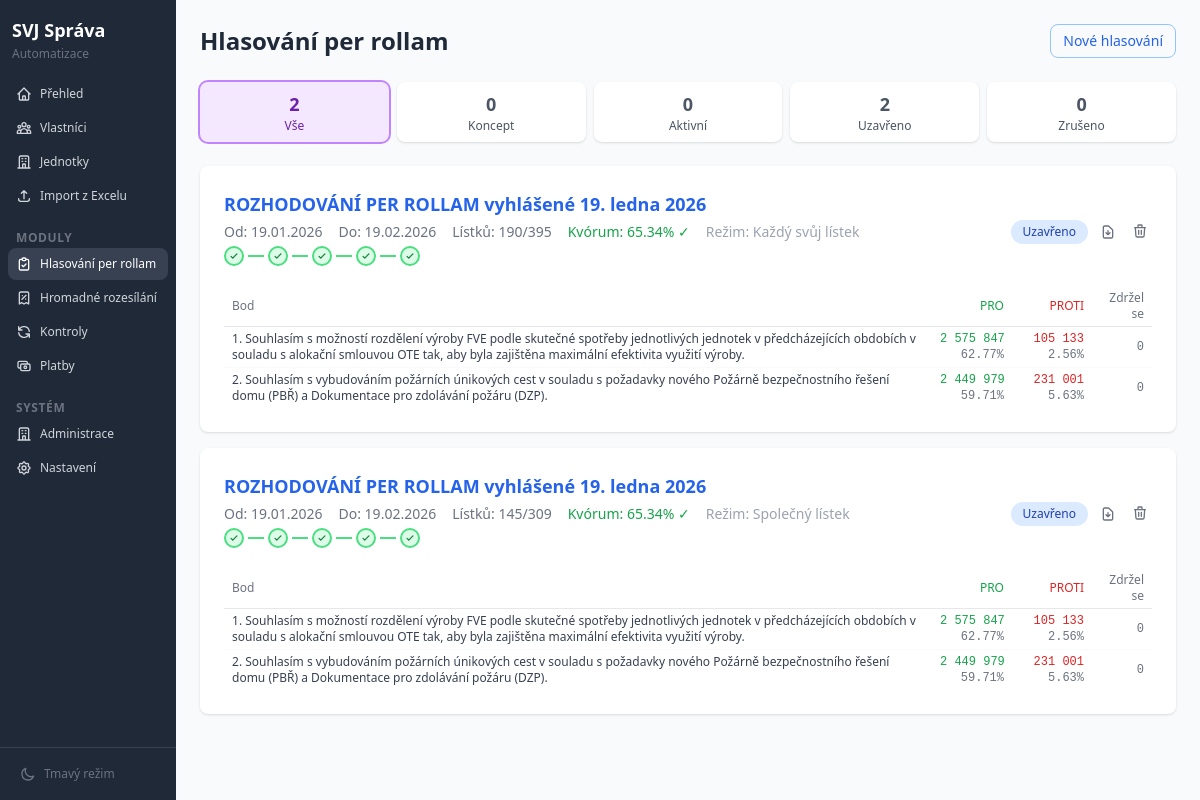
The app's page /hlasovani/ with its own data.
### app/models/voting.py (models this page shows, shortened)
class Voting(Base):
    __tablename__ = "votings"
    id = Column(Integer, primary_key=True)
    title = Column(String(300), nullable=False)
    description = Column(Text, nullable=True)
    status = Column(Enum(VotingStatus), default=VotingStatus.DRAFT, index=True)
    template_path = Column(String(500), nullable=True)
    start_date = Column(Date, nullable=True)
    end_date = Column(Date, nullable=True)
    total_votes_possible = Column(Integer, default=0)
    quorum_threshold = Column(Float, default=0.5)
    partial_owner_mode = Column(String(20), default="shared")  # shared / separate
    import_column_mapping = Column(Text, nullable=True)  # JSON string
    created_at = Column(DateTime, default=datetime.utcnow)
    updated_at = Column(DateTime, default=datetime.utcnow, onupdate=datetime.utcnow)
    items = relationship(
        "VotingItem", back_populates="voting", cascade="all, delete-orphan",
        order_by="VotingItem.order",
    )
    ballots = relationship("Ballot", back_populates="voting", cascade="all, delete-orphan")

class VotingItem(Base):
    __tablename__ = "voting_items"
    id = Column(Integer, primary_key=True)
    voting_id = Column(Integer, ForeignKey("votings.id"), nullable=False, index=True)
    order = Column(Integer, nullable=False)
    title = Column(String(500), nullable=False)
    description = Column(Text, nullable=True)
    voting = relationship("Voting", back_populates="items")
    votes = relationship("BallotVote", back_populates="voting_item", cascade="all, delete-orphan")

### app/routers/voting/session.py (the view)
@router.get("/")
async def voting_list(
    request: Request,
    back: str = Query("", alias="back"),
    stav: str = Query("", alias="stav"),
    db: Session = Depends(get_db),
):
    q = db.query(Voting).options(joinedload(Voting.items))
    if stav:
        q = q.filter(Voting.status == stav)
    votings = q.order_by(Voting.created_at.desc()).all()
    status_rows = db.query(Voting.status, func.count(Voting.id)).group_by(Voting.status).all()
    status_counts = {"all": sum(cnt for _, cnt in status_rows)}
    for st, cnt in status_rows:
        status_counts[st.value] = cnt
    declared_shares = _get_declared_shares(db)
    proc_count_q = (
        db.query(Ballot.voting_id, func.count(Ballot.id))
        .filter(Ballot.status == BallotStatus.PROCESSED)
        .group_by(Ballot.voting_id)
        .all()
    )
    voted_ids = (
        db.query(BallotVote.ballot_id)
        .filter(BallotVote.vote.isnot(None))
        .distinct()
        .subquery()
    )
    proc_votes_q = (
        db.query(Ballot.voting_id, func.coalesce(func.sum(Ballot.total_votes), 0))
        .filter(Ballot.status == BallotStatus.PROCESSED)
        .filter(Ballot.id.in_(db.query(voted_ids.c.ballot_id)))
        .group_by(Ballot.voting_id)
        .all()
    )
    ballot_agg = {}
    for vid, pcount in proc_count_q:
        ballot_agg[vid] = {"processed_count": pcount, "processed_votes": 0}
    for vid, pvotes in proc_votes_q:
        ballot_agg.setdefault(vid, {"processed_count": 0, "processed_votes": 0})
        ballot_agg[vid]["processed_votes"] = pvotes
    item_stats_q = (
        db.query(
            BallotVote.voting_item_id,
            func.coalesce(func.sum(case(
                (BallotVote.vote == VoteValue.FOR, BallotVote.votes_count), else_=0
            )), 0).label("votes_for"),
            func.coalesce(func.sum(case(
                (BallotVote.vote == VoteValue.AGAINST, BallotVote.votes_count), else_=0
            )), 0).label("votes_against"),
            func.coalesce(func.sum(case(
                (BallotVote.vote == VoteValue.ABSTAIN, BallotVote.votes_count), else_=0
            )), 0).label("votes_abstain"),
        )
        .join(Ballot, BallotVote.ballot_id == Ballot.id)
        .filter(Ballot.status == BallotStatus.PROCESSED)
        .group_by(BallotVote.voting_item_id)
        .all()
    )
    item_agg = {}
    for item_id, vf, va, vab in item_stats_q:
        item_agg[item_id] = {"votes_for": vf, "votes_against": va, "votes_abstain": vab}
    voting_stats = {}
    for voting in votings:
        total = declared_shares or 1
        ba = ballot_agg.get(voting.id, {"processed_count": 0, "processed_votes": 0})
        processed_votes = ba["processed_votes"]
        item_results = []
        for item in voting.items:
            ia = item_agg.get(item.id, {"votes_for": 0, "votes_against": 0, "votes_abstain": 0})
            item_results.append({
                "item": item,
                "votes_for": ia["votes_for"],
                "votes_against": ia["votes_against"],
                "votes_abstain": ia["votes_abstain"],
                "pct_for": round(ia["votes_for"] / total * 100, 2) if total else 0,
                "pct_against": round(ia["votes_against"] / total * 100, 2) if total else 0,
            })
        wizard = _voting_wizard(voting)
        voting_stats[voting.id] = {
            "processed_count": ba["processed_count"],
            "processed_votes": processed_votes,
            "quorum_pct": round(processed_votes / declared_shares * 100, 2) if declared_shares else 0,
            "quorum_reached": processed_votes / declared_shares >= voting.quorum_threshold if declared_shares else False,
            "item_results": item_results,
            "wizard_step": wizard["wizard_current"],
            **wizard,
        }
    list_url = build_list_url(request)
    return templates.TemplateResponse("voting/index.html", {
        "request": request,
        "active_nav": "voting",
        "votings": votings,
        "voting_stats": voting_stats,
        "status_counts": status_counts,
        "current_stav": stav,
        "back_url": back,
        "list_url": list_url,
    })

### app/templates/voting/index.html (shortened to what this page needs)
{% extends "base.html" %}
{% block content %}
<div class="flex items-center justify-between mb-6">
    <h1 class="text-2xl font-bold text-gray-800">Hlasování per rollam</h1>
    <a href="/hlasovani/nova" class="px-3 py-1.5 text-sm font-medium text-blue-600 border border-blue-300 rounded-lg hover:bg-blue-50 transition-colors">
        Nové hlasování
    </a>
</div>
{% set _base = "/hlasovani?" ~ ("back=" ~ (back_url|urlencode) ~ "&" if back_url else "") %}
<div class="flex gap-2 mb-6">
    <a href="{{ _base }}stav="
       class="flex-1 flex flex-col items-center py-2 px-3 rounded-lg text-center transition-colors
              {% if not current_stav %}bg-purple-100 ring-2 ring-purple-400 text-purple-800{% else %}bg-white shadow text-gray-600 hover:bg-gray-50{% endif %}">
        <span class="text-lg font-bold">{{ status_counts.get('all', 0) }}</span>
        <span class="text-xs">Vše</span>
    </a>
    <a href="{{ _base }}stav=draft"
       class="flex-1 flex flex-col items-center py-2 px-3 rounded-lg text-center transition-colors
              {% if current_stav == 'draft' %}bg-gray-200 ring-2 ring-gray-400 text-gray-800{% else %}bg-white shadow text-gray-600 hover:bg-gray-50{% endif %}">
        <span class="text-lg font-bold">{{ status_counts.get('draft', 0) }}</span>
        <span class="text-xs">Koncept</span>
    </a>
    <a href="{{ _base }}stav=active"
       class="flex-1 flex flex-col items-center py-2 px-3 rounded-lg text-center transition-colors
              {% if current_stav == 'active' %}bg-green-100 ring-2 ring-green-400 text-green-800{% else %}bg-white shadow text-gray-600 hover:bg-gray-50{% endif %}">
        <span class="text-lg font-bold">{{ status_counts.get('active', 0) }}</span>
        <span class="text-xs">Aktivní</span>
    </a>
    <a href="{{ _base }}stav=closed"
       class="flex-1 flex flex-col items-center py-2 px-3 rounded-lg text-center transition-colors
              {% if current_stav == 'closed' %}bg-blue-100 ring-2 ring-blue-400 text-blue-800{% else %}bg-white shadow text-gray-600 hover:bg-gray-50{% endif %}">
        <span class="text-lg font-bold">{{ status_counts.get('closed', 0) }}</span>
        <span class="text-xs">Uzavřeno</span>
    </a>
    <a href="{{ _base }}stav=cancelled"
       class="flex-1 flex flex-col items-center py-2 px-3 rounded-lg text-center transition-colors
              {% if current_stav == 'cancelled' %}bg-red-100 ring-2 ring-red-400 text-red-800{% else %}bg-white shadow text-gray-600 hover:bg-gray-50{% endif %}">
        <span class="text-lg font-bold">{{ status_counts.get('cancelled', 0) }}</span>
        <span class="text-xs">Zrušeno</span>
    </a>
</div>
{% if votings %}
<div class="space-y-4">
    {% for voting in votings %}
    {% set stats = voting_stats[voting.id] %}
    <div class="bg-white rounded-lg shadow hover:shadow-md transition-shadow p-6">
        <div class="flex items-center justify-between mb-3">
            <div>
                <a href="/hlasovani/{{ voting.id }}?back={{ (list_url or '/hlasovani')|urlencode }}" class="text-lg font-semibold text-blue-600 hover:text-blue-800">
                    {{ voting.title }}
                </a>
                <div class="flex items-center mt-1 space-x-4 text-sm text-gray-500">
                    {% if voting.start_date %}
                    <span>Od: {{ voting.start_date.strftime('%d.%m.%Y') }}</span>
                    {% endif %}
                    {% if voting.end_date %}
                    <span>Do: {{ voting.end_date.strftime('%d.%m.%Y') }}</span>
                    {% endif %}
                    <span>Lístků: {{ stats.processed_count }}/{{ voting.ballots|length }}</span>
                    <span class="{% if stats.quorum_reached %}text-green-600 font-medium{% else %}text-gray-500{% endif %}">
                        Kvórum: {{ "%.2f"|format(stats.quorum_pct) }}%{% if stats.quorum_reached %} ✓{% endif %}
                    </span>
                    <span class="text-gray-400">Režim: {{ "Společný lístek" if voting.partial_owner_mode == "shared" else "Každý svůj lístek" }}</span>
                </div>
                <div class="mt-1">
                    {% with wizard_steps=stats.wizard_steps, wizard_current=stats.wizard_current, wizard_total=stats.wizard_total %}
                    {% include "partials/wizard_stepper_compact.html" %}
                    {% endwith %}
                </div>
            </div>
            <div class="flex items-center gap-2">
                {% if voting.status.value == 'draft' %}
                <span class="px-3 py-1 text-xs font-medium bg-gray-100 text-gray-800 rounded-full">Koncept</span>
                {% elif voting.status.value == 'active' %}
                <span class="px-3 py-1 text-xs font-medium bg-green-100 text-green-800 rounded-full">Aktivní</span>
                {% elif voting.status.value == 'closed' %}
                <span class="px-3 py-1 text-xs font-medium bg-blue-100 text-blue-800 rounded-full">Uzavřeno</span>
                {% else %}
                <span class="px-3 py-1 text-xs font-medium bg-red-100 text-red-800 rounded-full">Zrušeno</span>
                {% endif %}
                {% if voting.status.value == 'closed' %}
                <a href="/hlasovani/{{ voting.id }}/exportovat" hx-boost="false" title="Exportovat výsledky"
                   class="p-1 text-gray-500 hover:text-green-600 rounded hover:bg-green-50">
                    <svg aria-hidden="true" class="w-4 h-4" fill="none" stroke="currentColor" viewBox="0 0 24 24">
                        <path stroke-linecap="round" stroke-linejoin="round" stroke-width="2" d="M12 10v6m0 0l-3-3m3 3l3-3m2 8H7a2 2 0 01-2-2V5a2 2 0 012-2h5.586a1 1 0 01.707.293l5.414 5.414a1 1 0 01.293.707V19a2 2 0 01-2 2z"/>
                    </svg>
                </a>
                {% endif %}
                <form action="/hlasovani/{{ voting.id }}/smazat" method="post" class="inline" hx-boost="false"
                      {% if voting.ballots|length > 0 %}
                      onsubmit="event.preventDefault(); openDeleteModal(this, '{{ voting.title }}')"
                      {% else %}
                      data-confirm="Smazat hlasování „{{ voting.title }}"?"
                      {% endif %}>
                    <button type="submit" title="Smazat" aria-label="Smazat" class="p-1 text-gray-500 hover:text-red-600 rounded hover:bg-red-50">
                        <svg aria-hidden="true" class="w-4 h-4" fill="none" stroke="currentColor" viewBox="0 0 24 24">
                            <path stroke-linecap="round" stroke-linejoin="round" stroke-width="2" d="M19 7l-.867 12.142A2 2 0 0116.138 21H7.862a2 2 0 01-1.995-1.858L5 7m5 4v6m4-6v6m1-10V4a1 1 0 00-1-1h-4a1 1 0 00-1 1v3M4 7h16"/>
                        </svg>
                    </button>
                </form>
            </div>
        </div>
        {% if stats.item_results %}
        <div class="overflow-x-auto">
        <table class="w-full text-xs" style="table-layout:fixed">
            <colgroup>
                <col>
                <col style="width:80px">
                <col style="width:80px">
                <col style="width:60px">
            </colgroup>
            <thead class="border-b border-gray-200">
                <tr>
                    <th class="px-2 py-1 text-left font-medium text-gray-500 cursor-pointer hover:text-gray-800 select-none" data-col="0" data-type="text" onclick="sortTableCol(this)">Bod </th>
                    <th class="px-2 py-1 text-right font-medium text-green-600 cursor-pointer hover:text-green-800 select-none" data-col="1" data-type="num" onclick="sortTableCol(this)">PRO </th>
                    <th class="px-2 py-1 text-right font-medium text-red-600 cursor-pointer hover:text-red-800 select-none" data-col="2" data-type="num" onclick="sortTableCol(this)">PROTI </th>
                    <th class="px-2 py-1 text-right font-medium text-gray-500 cursor-pointer hover:text-gray-600 select-none" data-col="3" data-type="num" onclick="sortTableCol(this)">Zdržel se </th>
                </tr>
            </thead>
            <tbody class="divide-y divide-gray-50">
                {% for r in stats.item_results %}
                <tr>
                    <td class="px-2 py-1 text-gray-700"><span class="font-medium">{{ r.item.order }}.</span> {{ r.item.title }}</td>
                    <td class="px-2 py-1 text-right font-mono" style="white-space:nowrap"><span class="text-green-600">{{ "{:,}".format(r.votes_for).replace(",", " ") }}</span><br><span class="text-gray-500">{{ "%.2f"|format(r.pct_for) }}%</span></td>
                    <td class="px-2 py-1 text-right font-mono" style="white-space:nowrap"><span class="text-red-600">{{ "{:,}".format(r.votes_against).replace(",", " ") }}</span><br><span class="text-gray-500">{{ "%.2f"|format(r.pct_against) }}%</span></td>
                    <td class="px-2 py-1 text-right text-gray-500 font-mono" style="white-space:nowrap">{{ "{:,}".format(r.votes_abstain).replace(",", " ") }}</td>
                </tr>
                {% endfor %}
            </tbody>
        </table>
        </div>
        {% endif %}
    </div>
    {% endfor %}
</div>
{% else %}
<div class="bg-white rounded-lg shadow p-8 text-center text-gray-500">
    <p>Zatím nebylo vytvořeno žádné hlasování.</p>
    <a href="/hlasovani/nova" class="mt-4 inline-block text-blue-600 hover:underline">Vytvořit první hlasování</a>
</div>
{% endif %}
{% endblock %}

### app/templates/partials/wizard_stepper_compact.html
{% if wizard_steps is defined and wizard_steps %}
<div class="mb-2">
    <div class="flex items-center gap-0">
        {% for step in wizard_steps %}
        {% set is_done = step.status == 'done' %}
        {% set is_active = step.status == 'active' %}
        <div class="flex items-center">
            <div class="flex items-center justify-center w-5 h-5 rounded-full text-[10px] font-medium
                {% if is_done %}bg-green-100 text-green-700 border-2 border-green-400
                {% elif is_active %}bg-blue-600 text-white border-2 border-blue-600
                {% else %}bg-gray-100 text-gray-500 border-2 border-gray-200
                {% endif %}" title="{{ step.label }}">
                {% if is_done %}
                <svg aria-hidden="true" class="w-2.5 h-2.5" fill="none" stroke="currentColor" viewBox="0 0 24 24">
                    <path stroke-linecap="round" stroke-linejoin="round" stroke-width="3" d="M5 13l4 4L19 7"/>
                </svg>
                {% else %}
                {{ loop.index }}
                {% endif %}
            </div>
        </div>
        {% if not loop.last %}
        <div class="mx-1 flex-shrink-0 w-4 h-0.5
            {% if is_done %}bg-green-400
            {% else %}bg-gray-200
            {% endif %}"></div>
        {% endif %}
        {% endfor %}
    </div>
</div>
{% endif %}

### records on screen
Voting: title "ROZHODOVÁNÍ PER ROLLAM vyhlášené 19. ledna 2026", start_date "19.01.2026", end_date "19.02.2026", processed_count "190", ballots|length "395", quorum_pct "65.34", partial_owner_mode "Každý svůj lístek", status "Uzavřeno", votes_for "2 575 847" "2 449 979", pct_for "62.77" "59.71", votes_against "105 133" "231 001", pct_against "2.56" "5.63", votes_abstain "0" "0"
VotingItem: item.order "1", item "Souhlasím s možností rozdělení výroby FVE podle skutečné spotřeby jednotlivých jednotek v předcházejících obdobích v souladu s alokační smlouvou OTE tak, aby byla zajištěna maximální efektivita využití výroby."
VotingItem: item.order "2", item "Souhlasím s vybudováním požárních únikových cest v souladu s požadavky nového Požárně bezpečnostního řešení domu (PBŘ) a Dokumentace pro zdolávání požáru (DZP)."
Voting: title "ROZHODOVÁNÍ PER ROLLAM vyhlášené 19. ledna 2026", start_date "19.01.2026", end_date "19.02.2026", processed_count "145", ballots|length "309", quorum_pct "65.34", partial_owner_mode "Společný lístek", status "Uzavřeno", votes_for "2 575 847" "2 449 979", pct_for "62.77" "59.71", votes_against "105 133" "231 001", pct_against "2.56" "5.63", votes_abstain "0" "0"
VotingItem: item.order "1", item "Souhlasím s možností rozdělení výroby FVE podle skutečné spotřeby jednotlivých jednotek v předcházejících obdobích v souladu s alokační smlouvou OTE tak, aby byla zajištěna maximální efektivita využití výroby."
VotingItem: item.order "2", item "Souhlasím s vybudováním požárních únikových cest v souladu s požadavky nového Požárně bezpečnostního řešení domu (PBŘ) a Dokumentace pro zdolávání požáru (DZP)."

### other values on screen
{{ status_counts.get('all', 0) }} "2"
{{ status_counts.get('draft', 0) }} "0"
{{ status_counts.get('active', 0) }} "0"
{{ status_counts.get('closed', 0) }} "2"
{{ status_counts.get('cancelled', 0) }} "0"
